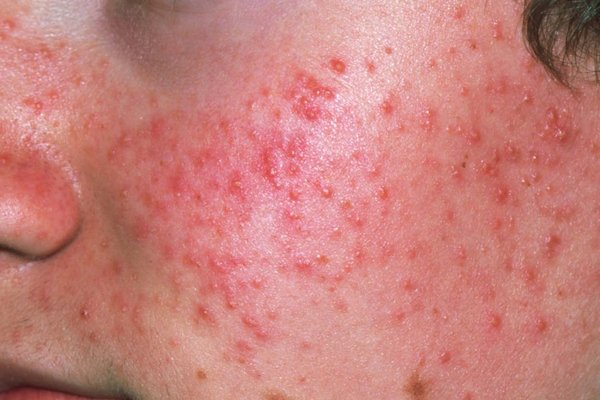
#> input picture backend/uploads/0df69754-1b65-4239-b4ac-705320aa54c5.jpg, 600 x 400 px; its folder holds only this picture in this run
$ python -i skin_analyzer.py   (imports and definitions only)   (older library calls are emulated)
#> lines starting #> are read from the running program, lines starting #| are printed output that depends on the picture; after the words box and inside, x2 and y2 are one past the last pixel; in counts of white or black regions, pixels touching at a corner belong together
from typing import Dict, List, Tuple
import uuid
import cv2
import numpy as np


def _detect_face_roi_bgr(image_bgr: np.ndarray) -> Tuple[int, int, int, int]:
    """
    Detect a face using OpenCV Haar cascades and return (x, y, w, h).
    Falls back to center crop if no face is detected.
    """
    gray = cv2.cvtColor(image_bgr, cv2.COLOR_BGR2GRAY)
    face_cascade = cv2.CascadeClassifier(cv2.data.haarcascades + 'haarcascade_frontalface_default.xml')
    faces = face_cascade.detectMultiScale(gray, scaleFactor=1.1, minNeighbors=5, minSize=(80, 80))
    if len(faces) > 0:
        # Pick the largest detected face
        faces_sorted = sorted(faces, key=lambda r: r[2] * r[3], reverse=True)
        x, y, w, h = faces_sorted[0]
        return int(x), int(y), int(w), int(h)
    # Fallback: center crop square
    h_img, w_img = image_bgr.shape[:2]
    side = int(min(h_img, w_img) * 0.6)
    cx, cy = w_img // 2, h_img // 2
    x = max(0, cx - side // 2)
    y = max(0, cy - side // 2)
    return x, y, side, side


def _normalize_illumination_bgr(face_bgr: np.ndarray) -> np.ndarray:
    """
    Normalize illumination via CLAHE on the V channel in HSV to reduce lighting variance.
    """
    hsv = cv2.cvtColor(face_bgr, cv2.COLOR_BGR2HSV)
    h, s, v = cv2.split(hsv)
    clahe = cv2.createCLAHE(clipLimit=2.0, tileGridSize=(8, 8))
    v_eq = clahe.apply(v)
    hsv_eq = cv2.merge([h, s, v_eq])
    return cv2.cvtColor(hsv_eq, cv2.COLOR_HSV2BGR)


def _compute_skin_mask(face_bgr: np.ndarray) -> np.ndarray:
    """
    Rough skin mask in HSV to exclude background/hair.
    Returns boolean mask (True for skin-like pixels).
    """
    hsv = cv2.cvtColor(face_bgr, cv2.COLOR_BGR2HSV)
    # Broad skin range in HSV (tuned for diverse tones)
    lower = np.array([0, 20, 40], dtype=np.uint8)
    upper = np.array([25, 255, 255], dtype=np.uint8)
    mask1 = cv2.inRange(hsv, lower, upper)
    # Include some higher H for varied lighting
    lower2 = np.array([160, 15, 30], dtype=np.uint8)
    upper2 = np.array([179, 255, 255], dtype=np.uint8)
    mask2 = cv2.inRange(hsv, lower2, upper2)
    mask = cv2.bitwise_or(mask1, mask2)
    # Morphological clean-up
    kernel = np.ones((3, 3), np.uint8)
    mask = cv2.morphologyEx(mask, cv2.MORPH_OPEN, kernel, iterations=1)
    mask = cv2.morphologyEx(mask, cv2.MORPH_CLOSE, kernel, iterations=1)
    return mask.astype(bool)


def _compute_skin_metrics(face_bgr: np.ndarray) -> Dict[str, float]:
    """
    Compute basic metrics from face ROI:
    - brightness_mean: mean V channel in HSV (0-255)
    - saturation_mean: mean S channel in HSV (0-255)
    - highlight_ratio: fraction of pixels with V>200 and S<40 (specular highlights)
    - texture_var: variance of Laplacian (focus/texture proxy)
    """
    # Illumination normalization first
    face_bgr = _normalize_illumination_bgr(face_bgr)
    hsv = cv2.cvtColor(face_bgr, cv2.COLOR_BGR2HSV)
    h, s, v = cv2.split(hsv)
    # Skin mask to focus metrics
    skin_mask = _compute_skin_mask(face_bgr)
    valid = np.count_nonzero(skin_mask)
    if valid < 50:  # if mask fails, fall back to full ROI
        skin_mask = np.ones_like(v, dtype=bool)

    brightness_mean = float(np.mean(v[skin_mask]))
    saturation_mean = float(np.mean(s[skin_mask]))
    highlights = (v > 200) & (s < 40) & skin_mask
    highlight_ratio = float(np.mean(highlights.astype(np.float32)))
    lap = cv2.Laplacian(cv2.cvtColor(face_bgr, cv2.COLOR_BGR2GRAY), cv2.CV_64F)
    texture_var = float(lap[skin_mask].var() if skin_mask.any() else lap.var())
    return {
        "brightness_mean": brightness_mean,
        "saturation_mean": saturation_mean,
        "highlight_ratio": highlight_ratio,
        "texture_var": texture_var,
    }


def _compute_region_metrics(face_bgr: np.ndarray) -> Dict[str, float]:
    """
    Region-wise metrics to better detect combination skin.
    Defines simple regions: central T-zone and cheeks.
    Returns highlight ratios per region.
    """
    h_img, w_img = face_bgr.shape[:2]
    hsv = cv2.cvtColor(face_bgr, cv2.COLOR_BGR2HSV)
    _, s, v = cv2.split(hsv)
    skin_mask = _compute_skin_mask(face_bgr)

    # T-zone: vertical central band and horizontal across center
    x1 = int(w_img * 0.38)
    x2 = int(w_img * 0.62)
    y1 = int(h_img * 0.15)
    y2 = int(h_img * 0.80)
    tzone_mask = np.zeros((h_img, w_img), dtype=bool)
    tzone_mask[y1:y2, x1:x2] = True
    tzone_mask &= skin_mask

    # Cheeks: left and right rectangles
    cy1 = int(h_img * 0.35)
    cy2 = int(h_img * 0.80)
    lx1, lx2 = int(w_img * 0.10), int(w_img * 0.30)
    rx1, rx2 = int(w_img * 0.70), int(w_img * 0.90)
    left_mask = np.zeros((h_img, w_img), dtype=bool)
    left_mask[cy1:cy2, lx1:lx2] = True
    right_mask = np.zeros((h_img, w_img), dtype=bool)
    right_mask[cy1:cy2, rx1:rx2] = True
    left_mask &= skin_mask
    right_mask &= skin_mask

    highlights = (v > 200) & (s < 40)
    def ratio(m: np.ndarray) -> float:
        denom = float(np.count_nonzero(m))
        if denom < 50:
            return 0.0
        return float(np.count_nonzero(highlights & m) / denom)

    return {
        "tzone_highlight_ratio": ratio(tzone_mask),
        "cheek_highlight_ratio": (ratio(left_mask) + ratio(right_mask)) / 2.0,
    }


def _classify_skin_type(metrics: Dict[str, float]) -> Tuple[str, List[str], str]:
    """
    Heuristic classification based on simple thresholds.
    Returns (skin_type, concerns, recommendation_text).
    """
    b = metrics["brightness_mean"]
    s = metrics["saturation_mean"]
    hi = metrics["highlight_ratio"]
    tv = metrics["texture_var"]

    concerns: List[str] = []

    # Heuristics
    # Region cues
    region = _compute_region_metrics(metrics.get("face_bgr") if False else None)  # placeholder to keep signature
    # Note: we recompute region metrics below where face_bgr is available in analyze.
    is_oily = hi > 0.05 and b > 135
    is_dry = (b < 110 and s < 60) or tv > 700.0

    if is_oily and is_dry:
        skin_type = "Combination"
        concerns.extend(["Shine", "Dehydration"])
        rec = "Use gentle foaming cleanser, hydrating serum, and non-comedogenic moisturizer."
    elif is_oily:
        skin_type = "Oily"
        concerns.append("Shine")
        rec = "Use salicylic acid cleanser, niacinamide serum, and oil-free moisturizer."
    elif is_dry:
        skin_type = "Dry"
        concerns.append("Dehydration")
        rec = "Use creamy cleanser, hyaluronic acid + ceramides, and richer moisturizer."
    else:
        skin_type = "Normal"
        rec = "Maintain gentle cleanse, light moisturizer, and daily SPF."

    # Additional concern: texture
    if tv > 1200:
        concerns.append("Texture")

    return skin_type, concerns, rec


def analyze_image(image_path: str) -> Dict:
    """
    OpenCV-based heuristic analysis.
    1) Detect face ROI (Haar cascades)
    2) Compute simple metrics (HSV brightness/saturation, specular highlights, texture)
    3) Classify Oily/Dry/Normal/Combination
    """
    image_bgr = cv2.imread(image_path)
#> image_bgr is the input picture: shape (400, 600, 3); mean B, G, R 123.3, 128.3, 200.2
    if image_bgr is None:
        # Fallback result
        return {
            "analysis_id": str(uuid.uuid4()),
            "results": {
                "skin_type": "Unknown",
                "concerns": ["ImageReadError"],
                "recommendations": "Please upload a clear face photo.",
            },
        }

    x, y, w, h = _detect_face_roi_bgr(image_bgr)
#> in _detect_face_roi_bgr, `gray = cv2.cvtColor(image_bgr, cv2.COLOR_BGR2GRAY)`:
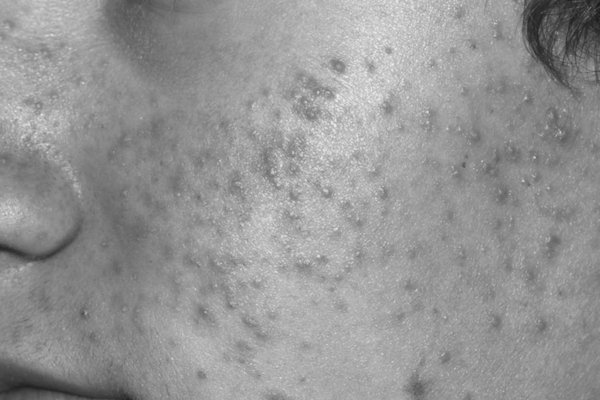
#> gray: shape (400, 600); min 23, max 240, mean 149.3
#> in _detect_face_roi_bgr, `faces = face_cascade.detectMultiScale(gray, scaleFactor=1.1, minNeighb..`: faces = ()
#> x = 180; y = 80; w = 240; h = 240
    x2, y2 = x + w, y + h
#> x2 = 420; y2 = 320
    face_bgr = image_bgr[y:y2, x:x2].copy()
    if face_bgr.size == 0:
        face_bgr = image_bgr

    metrics = _compute_skin_metrics(face_bgr)
#> in _normalize_illumination_bgr, `hsv = cv2.cvtColor(face_bgr, cv2.COLOR_BGR2HSV)`: hsv: shape (240, 240, 3); mean H, S, V 103.2, 98.1, 223.7
#> in _normalize_illumination_bgr, `v_eq = clahe.apply(v)`:
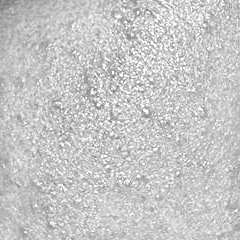
#> v_eq: shape (240, 240); min 121, max 255, mean 198.6
#> in _normalize_illumination_bgr, `hsv_eq = cv2.merge([h, s, v_eq])`: hsv_eq: shape (240, 240, 3); mean H, S, V 103.2, 98.1, 198.6
#> in _normalize_illumination_bgr, `return cv2.cvtColor(hsv_eq, cv2.COLOR_HSV2BGR)`:
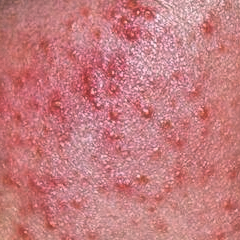
#> returned value: shape (240, 240, 3); mean B, G, R 127.1, 123.7, 198.6
#> in _compute_skin_metrics, `hsv = cv2.cvtColor(face_bgr, cv2.COLOR_BGR2HSV)`: hsv: shape (240, 240, 3); mean H, S, V 103.2, 98.7, 198.6
#> in _compute_skin_mask, `mask1 = cv2.inRange(hsv, lower, upper)`:
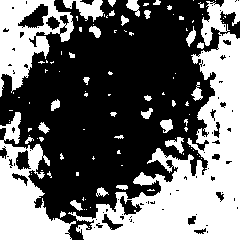
#> mask1: shape (240, 240); 41.8% white; 104 white regions (73 under 20 px), largest, box (x1, y1, x2, y2) and area: (68, 0, 240, 240) 13927, (0, 112, 76, 240) 4384, (0, 0, 74, 97) 3411
#> in _compute_skin_mask, `mask = cv2.bitwise_or(mask1, mask2)`:
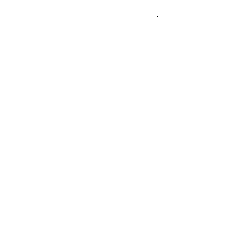
#> mask: shape (240, 240); 100% white; black in thin lines or dots, all inside (x1, y1, x2, y2) = (157, 16, 158, 17)
#> in _compute_skin_mask, `mask = cv2.morphologyEx(mask, cv2.MORPH_CLOSE, kernel, iterations=1)`: mask: shape (240, 240); every value is 255
#> in _compute_skin_mask, `return mask.astype(bool)`: returned value: shape (240, 240) bool; every value is 1
#> in _compute_skin_metrics, `valid = np.count_nonzero(skin_mask)`: valid = 57600
#> in _compute_skin_metrics, `brightness_mean = float(np.mean(v[skin_mask]))`: brightness_mean = 198.6
#> in _compute_skin_metrics, `saturation_mean = float(np.mean(s[skin_mask]))`: saturation_mean = 98.66
#> in _compute_skin_metrics, `highlights = (v > 200) & (s < 40) & skin_mask`: highlights: shape (240, 240) bool; 0.05% white in thin lines or dots, all inside (x1, y1, x2, y2) = (141, 0, 209, 149)
#> in _compute_skin_metrics, `highlight_ratio = float(np.mean(highlights.astype(np.float32)))`: highlight_ratio = 0.000503
#> in _compute_skin_metrics, `lap = cv2.Laplacian(cv2.cvtColor(face_bgr, cv2.COLOR_BGR2GRAY), cv2.CV..`:
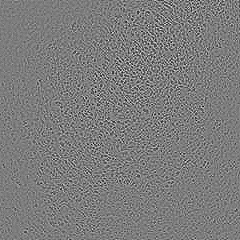
#> lap: shape (240, 240) float64; min -211, max 220, mean 0; drawn with min black and max white
#> in _compute_skin_metrics, `texture_var = float(lap[skin_mask].var() if skin_mask.any() else lap.v..`: texture_var = 1819.5
#> metrics = {'brightness_mean': 198.6, 'saturation_mean': 98.66, 'highlight_ratio': 0.000503, 'texture_var': 1819.5}
    # Also compute region metrics for combination detection
    region = _compute_region_metrics(face_bgr)
#> in _compute_region_metrics, `tzone_mask &= skin_mask`: tzone_mask: shape (240, 240) bool; 15.4% white; 1 white region, box (x1, y1, x2, y2) and area: (91, 36, 148, 192) 8892
#> in _compute_region_metrics, `left_mask &= skin_mask`: left_mask: shape (240, 240) bool; 9% white; 1 white region, box (x1, y1, x2, y2) and area: (24, 84, 72, 192) 5184
#> in _compute_region_metrics, `right_mask &= skin_mask`:
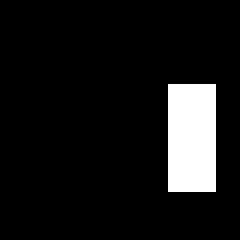
#> right_mask: shape (240, 240) bool; 9% white; 1 white region, box (x1, y1, x2, y2) and area: (168, 84, 216, 192) 5184
#> in ratio, `denom = float(np.count_nonzero(m))`: denom = 8892
#> region = {'tzone_highlight_ratio': 0.000337, 'cheek_highlight_ratio': 0}
    # Inject region metrics into metrics dict for classification tuning if needed
    metrics.update(region)
    # Adjust classification with region-aware logic
    b = metrics["brightness_mean"]
#> b = 198.6
    s = metrics["saturation_mean"]
#> s = 98.66
    hi = metrics["highlight_ratio"]
#> hi = 0.000503
    tv = metrics["texture_var"]
#> tv = 1819.5
    t_hi = metrics.get("tzone_highlight_ratio", 0.0)
#> t_hi = 0.000337
    c_hi = metrics.get("cheek_highlight_ratio", 0.0)
#> c_hi = 0

    concerns: List[str] = []
    if t_hi - c_hi > 0.06 and b > 135:
        skin_type = "Combination"
        concerns.extend(["Shine"])
        rec = "Mattify T‑zone; hydrate cheeks with ceramides."
    else:
        # Fallback to global heuristics
        is_oily = hi > 0.05 and b > 135
#> is_oily = False
        is_dry = (b < 110 and s < 60) or tv > 700.0
#> is_dry = True
        if is_oily and is_dry:
            skin_type = "Combination"
            concerns.extend(["Shine", "Dehydration"])
            rec = "Use gentle foaming cleanser, hydrating serum, and non-comedogenic moisturizer."
        elif is_oily:
            skin_type = "Oily"
            concerns.append("Shine")
            rec = "Use salicylic acid cleanser, niacinamide serum, and oil-free moisturizer."
        elif is_dry:
            skin_type = "Dry"
            concerns.append("Dehydration")
            rec = "Use creamy cleanser, hyaluronic acid + ceramides, and richer moisturizer."
        else:
            skin_type = "Normal"
            rec = "Maintain gentle cleanse, light moisturizer, and daily SPF."

    if tv > 1200:
        concerns.append("Texture")

    # Ensure concerns non-empty for downstream recs
    if not concerns:
        concerns = ["General"]

    return {
        "analysis_id": str(uuid.uuid4()),
        "results": {
            "skin_type": skin_type,
            "concerns": concerns,
            "recommendations": rec,
        },
    }

>>> result = analyze_image('../uploads/0df69754-1b65-4239-b4ac-705320aa54c5.jpg')
